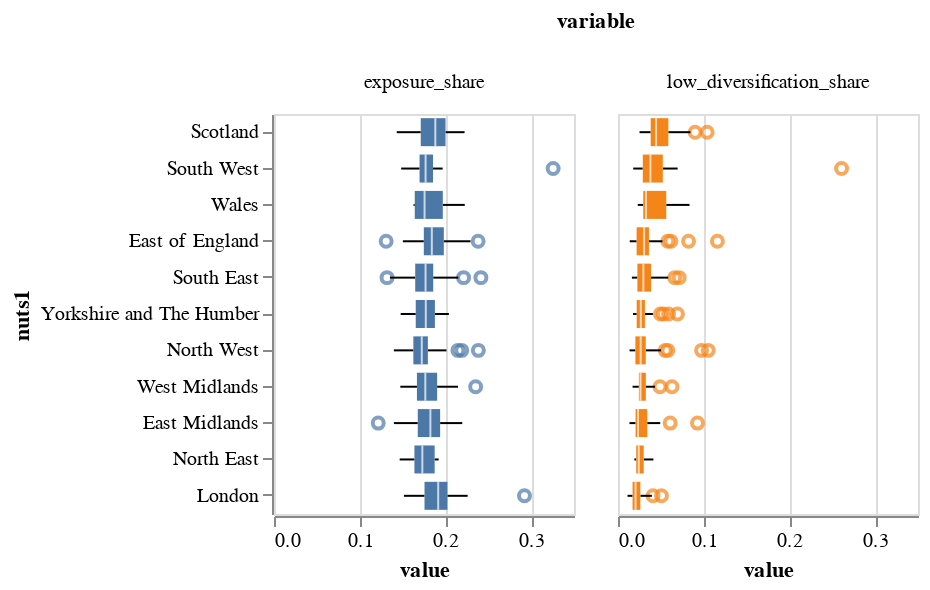

The cell this chart's notebook holds for it:
### Code cell
_LAD_NUTS_LU = read_lad_nuts1_lookup()

exp_wide =  (
    pd.concat([make_geo_average(x) for x in [div,exp]],axis=1)
    .reset_index(drop=False)
    .assign(nuts1 = lambda x: x['geo_cd'].apply(assign_nuts1_to_lad))
    .melt(id_vars=['geo_cd','nuts1']))

sorted_nuts = (exp_wide
               .query("variable=='low_diversification_share'")
               .groupby('nuts1')['value']
               .mean()
               .sort_values(ascending=False)
               .index.tolist())

bp = (alt.Chart(exp_wide)
      .mark_boxplot()
      .encode(x='value',
             y=alt.Y('nuts1',sort=sorted_nuts),
             column='variable',
             color=alt.Color('variable',legend=None))).properties(height=200,width=150)
bp

### Figure 1 — Vega-Lite specification as saved in the notebook (floating-point values rounded to 4 significant figures; data arrays with more than 128 entries replaced by an {"elided": "..."} marker saying what was removed)
{"config": {"view": {"continuousWidth": 400, "continuousHeight": 300}}, "data": {"name": "data-0073610352783edb2b9df09ebf3bbf94"}, "mark": "boxplot", "encoding": {"color": {"type": "nominal", "field": "variable", "legend": null}, "column": {"type": "nominal", "field": "variable"}, "x": {"type": "quantitative", "field": "value"}, "y": {"type": "nominal", "field": "nuts1", "sort": ["Scotland", "South West", "Wales", "East of England", "South East", "Yorkshire and The Humber", "North West", "West Midlands", "East Midlands", "North East", "London"]}}, "height": 200, "width": 150, "$schema": "https://vega.github.io/schema/vega-lite/v4.8.1.json", "datasets": {"data-0073610352783edb2b9df09ebf3bbf94": {"elided": "742 records"}}}
